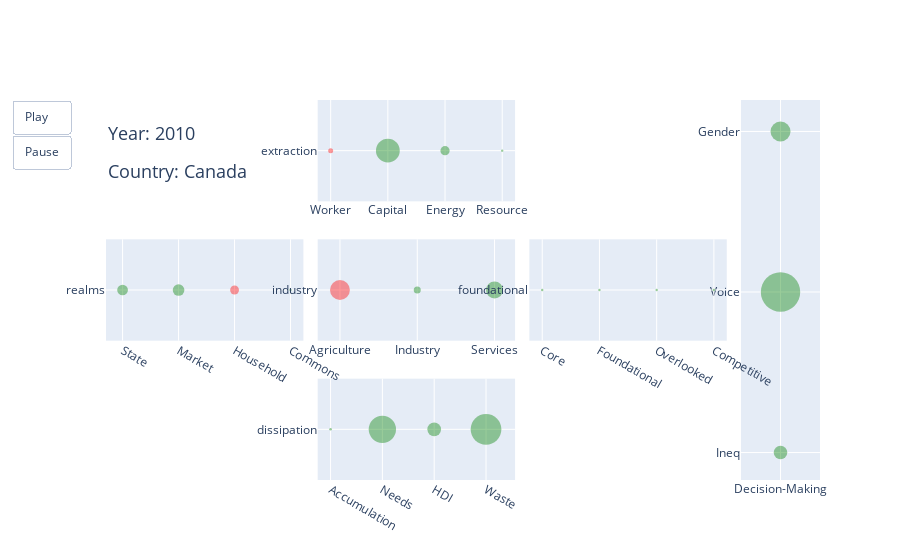

Notebook code for this chart:
### Markdown cell above
## Draw plots

### Code cell
plotly_animate('Canada', years=range(2010, 2016))

### Figure 1 — Plotly figure (JSON) as saved in the notebook; plotly's stock layout.template omitted (floating-point values rounded to 4 significant figures)
{"data": [{"hovertemplate": "unemployed: 0.21", "marker": {"color": "red", "opacity": 0.4, "size": 4.993}, "mode": "markers", "x": [0.125], "y": [0.5], "type": "scatter", "xaxis": "x", "yaxis": "y"}, {"hovertemplate": "wealth: 1.02", "marker": {"color": "green", "opacity": 0.4, "size": 23.82}, "mode": "markers", "x": [0.375], "y": [0.5], "type": "scatter", "xaxis": "x", "yaxis": "y"}, {"hovertemplate": "energy: 0.4", "marker": {"color": "green", "opacity": 0.4, "size": 9.248}, "mode": "markers", "x": [0.625], "y": [0.5], "type": "scatter", "xaxis": "x", "yaxis": "y"}, {"hovertemplate": "placeholder: 0.1", "marker": {"color": "green", "opacity": 0.4, "size": 2.333}, "mode": "markers", "x": [0.875], "y": [0.5], "type": "scatter", "xaxis": "x", "yaxis": "y"}, {"hovertemplate": "govconsum: 0.46", "marker": {"color": "green", "opacity": 0.4, "size": 10.74}, "mode": "markers", "x": [0.125], "y": [0.5], "type": "scatter", "xaxis": "x3", "yaxis": "y3"}, {"hovertemplate": "marketcap: 0.5", "marker": {"color": "green", "opacity": 0.4, "size": 11.67}, "mode": "markers", "x": [0.375], "y": [0.5], "type": "scatter", "xaxis": "x3", "yaxis": "y3"}, {"hovertemplate": "houseconsum: -0.38", "marker": {"color": "red", "opacity": 0.4, "size": 8.852}, "mode": "markers", "x": [0.625], "y": [0.5], "type": "scatter", "xaxis": "x3", "yaxis": "y3"}, {"hovertemplate": "placeholder: 0.1", "marker": {"color": "green", "opacity": 0.4, "size": 2.333}, "mode": "markers", "x": [0.875], "y": [0.5], "type": "scatter", "xaxis": "x3", "yaxis": "y3"}, {"hovertemplate": "agriculture: -0.85", "marker": {"color": "red", "opacity": 0.4, "size": 19.86}, "mode": "markers", "x": [0.25], "y": [0.5], "type": "scatter", "xaxis": "x4", "yaxis": "y4"}, {"hovertemplate": "industry: 0.3", "marker": {"color": "green", "opacity": 0.4, "size": 7.029}, "mode": "markers", "x": [0.5], "y": [0.5], "type": "scatter", "xaxis": "x4", "yaxis": "y4"}, {"hovertemplate": "services: 0.73", "marker": {"color": "green", "opacity": 0.4, "size": 17.05}, "mode": "markers", "x": [0.75], "y": [0.5], "type": "scatter", "xaxis": "x4", "yaxis": "y4"}, {"hovertemplate": "placeholder: 0.1", "marker": {"color": "green", "opacity": 0.4, "size": 2.333}, "mode": "markers", "x": [0.125], "y": [0.5], "type": "scatter", "xaxis": "x5", "yaxis": "y5"}, {"hovertemplate": "placeholder: 0.1", "marker": {"color": "green", "opacity": 0.4, "size": 2.333}, "mode": "markers", "x": [0.375], "y": [0.5], "type": "scatter", "xaxis": "x5", "yaxis": "y5"}, {"hovertemplate": "placeholder: 0.1", "marker": {"color": "green", "opacity": 0.4, "size": 2.333}, "mode": "markers", "x": [0.625], "y": [0.5], "type": "scatter", "xaxis": "x5", "yaxis": "y5"}, {"hovertemplate": "placeholder: 0.1", "marker": {"color": "green", "opacity": 0.4, "size": 2.333}, "mode": "markers", "x": [0.875], "y": [0.5], "type": "scatter", "xaxis": "x5", "yaxis": "y5"}, {"hovertemplate": "grosscapital: 0.11", "marker": {"color": "green", "opacity": 0.4, "size": 2.533}, "mode": "markers", "x": [0.125], "y": [0.5], "type": "scatter", "xaxis": "x6", "yaxis": "y6"}, {"hovertemplate": "lifeexpectancy: 1.17", "marker": {"color": "green", "opacity": 0.4, "size": 27.34}, "mode": "markers", "x": [0.375], "y": [0.5], "type": "scatter", "xaxis": "x6", "yaxis": "y6"}, {"hovertemplate": "education: 0.59", "marker": {"color": "green", "opacity": 0.4, "size": 13.71}, "mode": "markers", "x": [0.625], "y": [0.5], "type": "scatter", "xaxis": "x6", "yaxis": "y6"}, {"hovertemplate": "mfootprint: 1.32", "marker": {"color": "green", "opacity": 0.4, "size": 30.71}, "mode": "markers", "x": [0.875], "y": [0.5], "type": "scatter", "xaxis": "x6", "yaxis": "y6"}, {"hovertemplate": "gini: -0.58", "marker": {"color": "green", "opacity": 0.4, "size": 13.53}, "mode": "markers", "x": [0.5], "y": [0.2], "type": "scatter", "xaxis": "x2", "yaxis": "y2"}, {"hovertemplate": "voice: -1.69", "marker": {"color": "green", "opacity": 0.4, "size": 39.39}, "mode": "markers", "x": [0.5], "y": [0.5], "type": "scatter", "xaxis": "x2", "yaxis": "y2"}, {"hovertemplate": "femaleminister: 0.86", "marker": {"color": "green", "opacity": 0.4, "size": 19.97}, "mode": "markers", "x": [0.5], "y": [0.8], "type": "scatter", "xaxis": "x2", "yaxis": "y2"}], "layout": {"xaxis": {"anchor": "y", "domain": [0.2965, 0.5729], "tickvals": [0.125, 0.375, 0.625, 0.875], "ticktext": ["Worker", "Capital", "Energy", "Resource"]}, "yaxis": {"anchor": "x", "domain": [0.7333, 1.0], "range": [0.3, 0.7], "tickvals": [0.5], "ticktext": ["extraction"]}, "xaxis2": {"anchor": "y2", "domain": [0.8894, 1.0], "range": [0.3, 0.7], "tickvals": [0.5], "ticktext": ["Decision-Making"]}, "yaxis2": {"anchor": "x2", "domain": [0.0, 1.0], "tickvals": [0.2, 0.5, 0.8], "ticktext": ["Ineq", "Voice", "Gender"]}, "xaxis3": {"anchor": "y3", "domain": [0.0, 0.2765], "tickvals": [0.125, 0.375, 0.625, 0.875], "ticktext": ["State", "Market", "Household", "Commons"]}, "yaxis3": {"anchor": "x3", "domain": [0.3667, 0.6333], "range": [0.3, 0.7], "tickvals": [0.5], "ticktext": ["realms"]}, "xaxis4": {"anchor": "y4", "domain": [0.2965, 0.5729], "tickvals": [0.25, 0.5, 0.75], "ticktext": ["Agriculture", "Industry", "Services"]}, "yaxis4": {"anchor": "x4", "domain": [0.3667, 0.6333], "range": [0.3, 0.7], "tickvals": [0.5], "ticktext": ["industry"]}, "xaxis5": {"anchor": "y5", "domain": [0.5929, 0.8694], "tickvals": [0.125, 0.375, 0.625, 0.875], "ticktext": ["Core", "Foundational", "Overlooked", "Competitive"]}, "yaxis5": {"anchor": "x5", "domain": [0.3667, 0.6333], "range": [0.3, 0.7], "tickvals": [0.5], "ticktext": ["foundational"]}, "xaxis6": {"anchor": "y6", "domain": [0.2965, 0.5729], "tickvals": [0.125, 0.375, 0.625, 0.875], "ticktext": ["Accumulation", "Needs", "HDI", "Waste"]}, "yaxis6": {"anchor": "x6", "domain": [0.0, 0.2667], "range": [0.3, 0.7], "tickvals": [0.5], "ticktext": ["dissipation"]}, "annotations": [{"font": {"size": 18}, "showarrow": false, "text": "Year: 2010", "x": 0, "xref": "paper", "y": 0.95, "yref": "paper"}, {"font": {"size": 18}, "showarrow": false, "text": "Country: Canada", "x": 0, "xref": "paper", "y": 0.85, "yref": "paper"}], "updatemenus": [{"buttons": [{"args": [null, {"frame": {"duration": 1000}}], "label": "Play", "method": "animate"}, {"args": [[null], {"frame": {"duration": 0, "redraw": false}}], "label": "Pause", "method": "animate"}], "showactive": false, "type": "buttons"}], "showlegend": false}}
